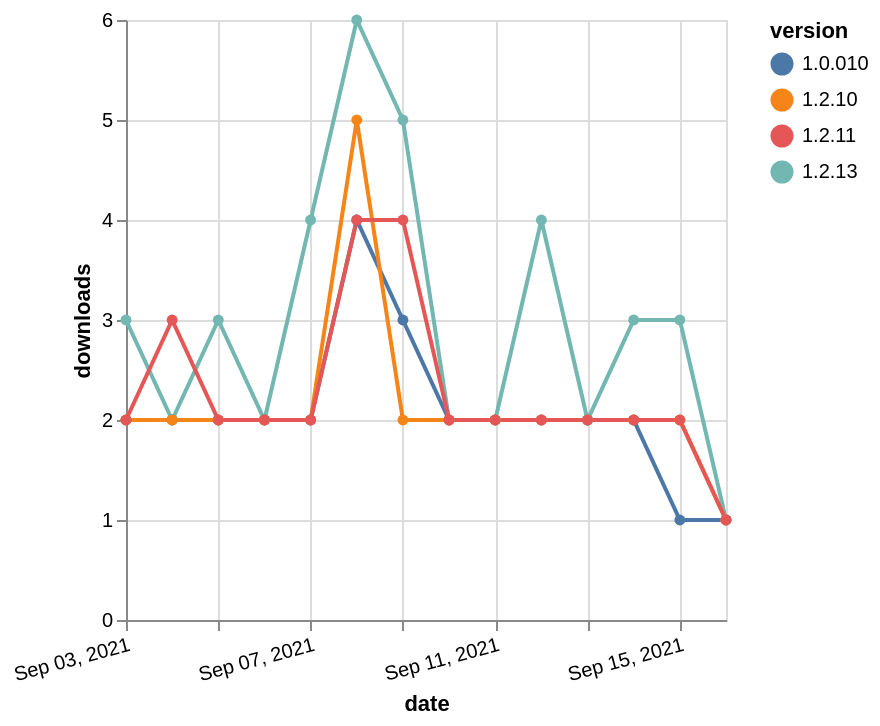

Vega-Lite specification for this chart:
### Vega-Lite specification from a JSON file in a GitHub repository (floating-point values rounded to 4 significant figures)
{"$schema": "https://vega.github.io/schema/vega-lite/v5.json", "description": "A simple bar chart with embedded data.", "data": {"values": [{"date": "2021-09-03", "total": 3124, "delta": 2, "version": "1.0.010"}, {"date": "2021-09-04", "total": 3126, "delta": 2, "version": "1.0.010"}, {"date": "2021-09-05", "total": 3128, "delta": 2, "version": "1.0.010"}, {"date": "2021-09-06", "total": 3130, "delta": 2, "version": "1.0.010"}, {"date": "2021-09-07", "total": 3132, "delta": 2, "version": "1.0.010"}, {"date": "2021-09-08", "total": 3136, "delta": 4, "version": "1.0.010"}, {"date": "2021-09-09", "total": 3139, "delta": 3, "version": "1.0.010"}, {"date": "2021-09-10", "total": 3141, "delta": 2, "version": "1.0.010"}, {"date": "2021-09-11", "total": 3143, "delta": 2, "version": "1.0.010"}, {"date": "2021-09-12", "total": 3145, "delta": 2, "version": "1.0.010"}, {"date": "2021-09-13", "total": 3147, "delta": 2, "version": "1.0.010"}, {"date": "2021-09-14", "total": 3149, "delta": 2, "version": "1.0.010"}, {"date": "2021-09-15", "total": 3150, "delta": 1, "version": "1.0.010"}, {"date": "2021-09-16", "total": 3151, "delta": 1, "version": "1.0.010"}, {"date": "2021-09-03", "total": 1962, "delta": 3, "version": "1.2.13"}, {"date": "2021-09-04", "total": 1964, "delta": 2, "version": "1.2.13"}, {"date": "2021-09-05", "total": 1967, "delta": 3, "version": "1.2.13"}, {"date": "2021-09-06", "total": 1969, "delta": 2, "version": "1.2.13"}, {"date": "2021-09-07", "total": 1973, "delta": 4, "version": "1.2.13"}, {"date": "2021-09-08", "total": 1979, "delta": 6, "version": "1.2.13"}, {"date": "2021-09-09", "total": 1984, "delta": 5, "version": "1.2.13"}, {"date": "2021-09-10", "total": 1986, "delta": 2, "version": "1.2.13"}, {"date": "2021-09-11", "total": 1988, "delta": 2, "version": "1.2.13"}, {"date": "2021-09-12", "total": 1992, "delta": 4, "version": "1.2.13"}, {"date": "2021-09-13", "total": 1994, "delta": 2, "version": "1.2.13"}, {"date": "2021-09-14", "total": 1997, "delta": 3, "version": "1.2.13"}, {"date": "2021-09-15", "total": 2000, "delta": 3, "version": "1.2.13"}, {"date": "2021-09-16", "total": 2001, "delta": 1, "version": "1.2.13"}, {"date": "2021-09-03", "total": 3148, "delta": 2, "version": "1.2.10"}, {"date": "2021-09-04", "total": 3150, "delta": 2, "version": "1.2.10"}, {"date": "2021-09-05", "total": 3152, "delta": 2, "version": "1.2.10"}, {"date": "2021-09-06", "total": 3154, "delta": 2, "version": "1.2.10"}, {"date": "2021-09-07", "total": 3156, "delta": 2, "version": "1.2.10"}, {"date": "2021-09-08", "total": 3161, "delta": 5, "version": "1.2.10"}, {"date": "2021-09-09", "total": 3163, "delta": 2, "version": "1.2.10"}, {"date": "2021-09-10", "total": 3165, "delta": 2, "version": "1.2.10"}, {"date": "2021-09-11", "total": 3167, "delta": 2, "version": "1.2.10"}, {"date": "2021-09-12", "total": 3169, "delta": 2, "version": "1.2.10"}, {"date": "2021-09-13", "total": 3171, "delta": 2, "version": "1.2.10"}, {"date": "2021-09-14", "total": 3173, "delta": 2, "version": "1.2.10"}, {"date": "2021-09-15", "total": 3175, "delta": 2, "version": "1.2.10"}, {"date": "2021-09-16", "total": 3176, "delta": 1, "version": "1.2.10"}, {"date": "2021-09-03", "total": 3296, "delta": 2, "version": "1.2.11"}, {"date": "2021-09-04", "total": 3299, "delta": 3, "version": "1.2.11"}, {"date": "2021-09-05", "total": 3301, "delta": 2, "version": "1.2.11"}, {"date": "2021-09-06", "total": 3303, "delta": 2, "version": "1.2.11"}, {"date": "2021-09-07", "total": 3305, "delta": 2, "version": "1.2.11"}, {"date": "2021-09-08", "total": 3309, "delta": 4, "version": "1.2.11"}, {"date": "2021-09-09", "total": 3313, "delta": 4, "version": "1.2.11"}, {"date": "2021-09-10", "total": 3315, "delta": 2, "version": "1.2.11"}, {"date": "2021-09-11", "total": 3317, "delta": 2, "version": "1.2.11"}, {"date": "2021-09-12", "total": 3319, "delta": 2, "version": "1.2.11"}, {"date": "2021-09-13", "total": 3321, "delta": 2, "version": "1.2.11"}, {"date": "2021-09-14", "total": 3323, "delta": 2, "version": "1.2.11"}, {"date": "2021-09-15", "total": 3325, "delta": 2, "version": "1.2.11"}, {"date": "2021-09-16", "total": 3326, "delta": 1, "version": "1.2.11"}]}, "width": "container", "mark": {"type": "line", "point": {"filled": true}}, "encoding": {"x": {"field": "date", "type": "temporal", "timeUnit": "yearmonthdate", "title": "date", "axis": {"labelAngle": -15}}, "y": {"field": "delta", "type": "quantitative", "title": "downloads"}, "color": {"field": "version", "type": "nominal"}, "tooltip": {"field": "delta"}}}
